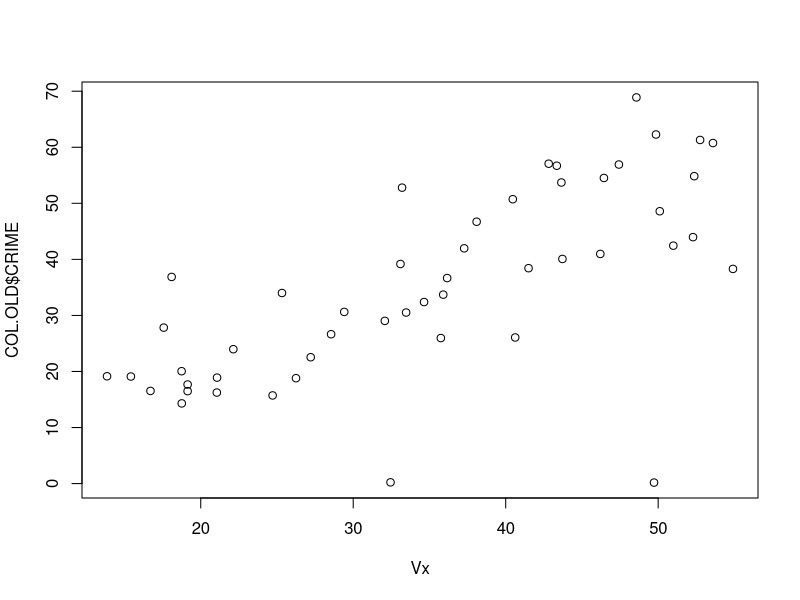
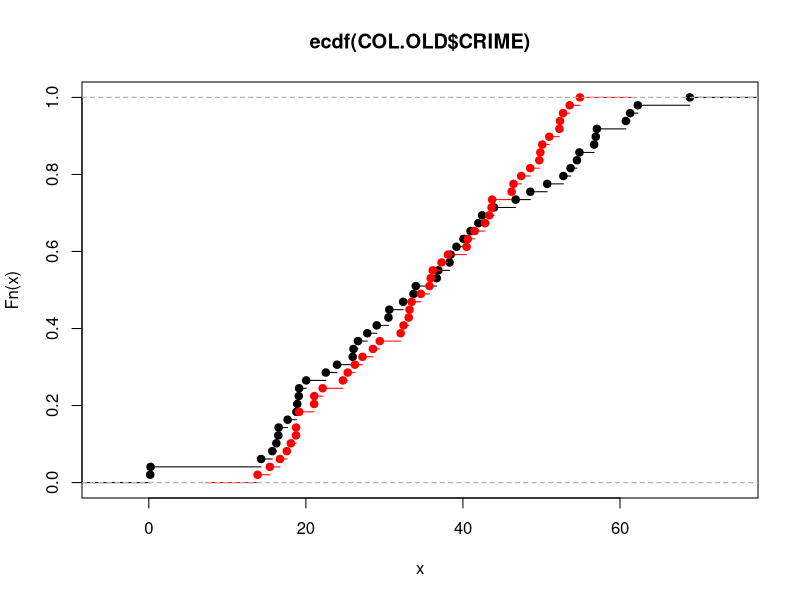

Generate these figures, in order, with R:
library(spdep)


### Name: lag.listw
### Title: Spatial lag of a numeric vector
### Aliases: lag.listw
### Keywords: spatial

### ** Examples

data(oldcol)
Vx <- lag.listw(nb2listw(COL.nb, style="W"), COL.OLD$CRIME)
plot(Vx, COL.OLD$CRIME)
plot(ecdf(COL.OLD$CRIME))
plot(ecdf(Vx), add=TRUE, col.points="red", col.hor="red")
is.na(COL.OLD$CRIME[5]) <- TRUE
VxNA <- lag.listw(nb2listw(COL.nb, style="W"), COL.OLD$CRIME, NAOK=TRUE)
